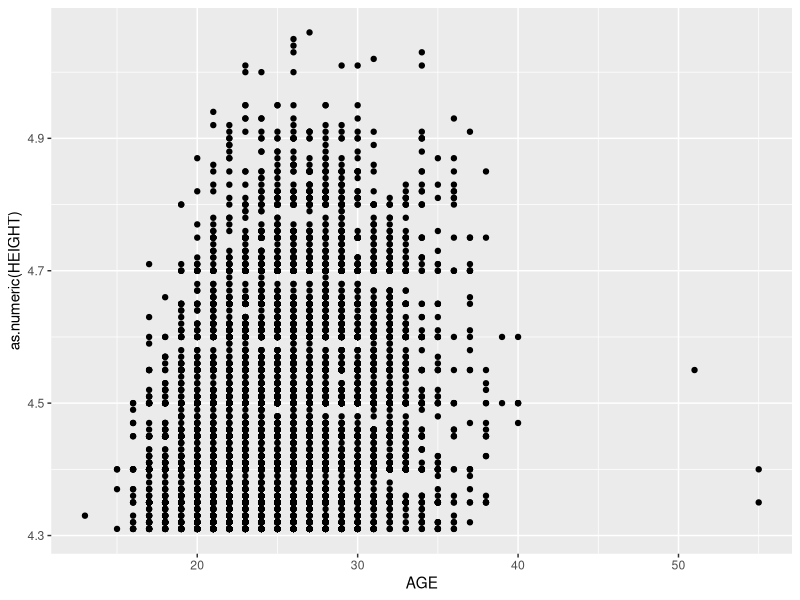
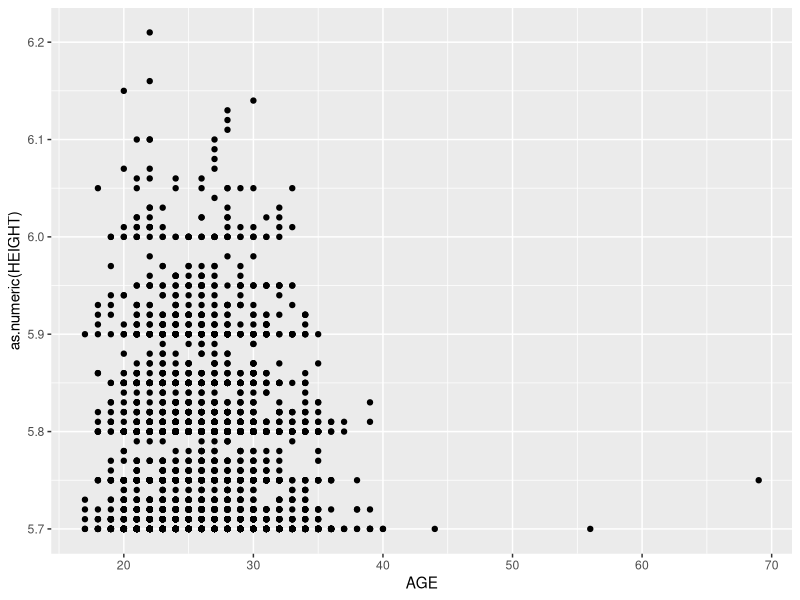
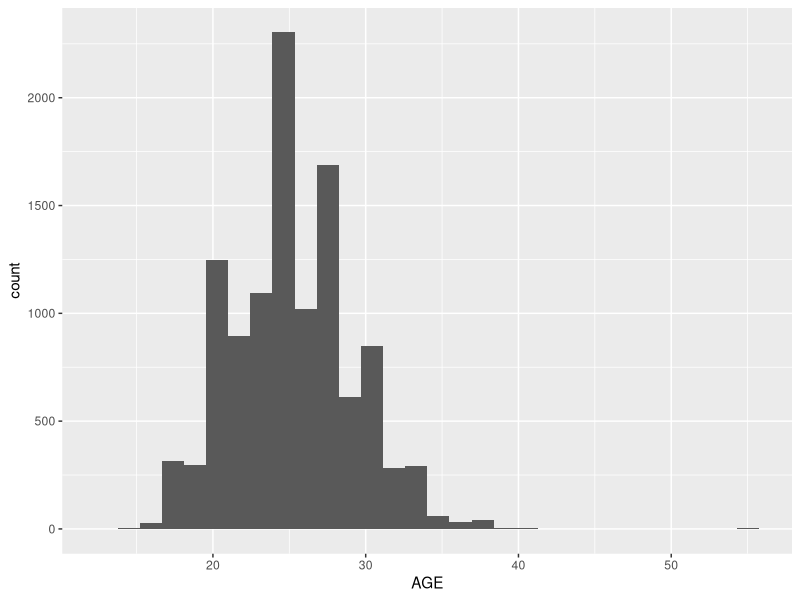
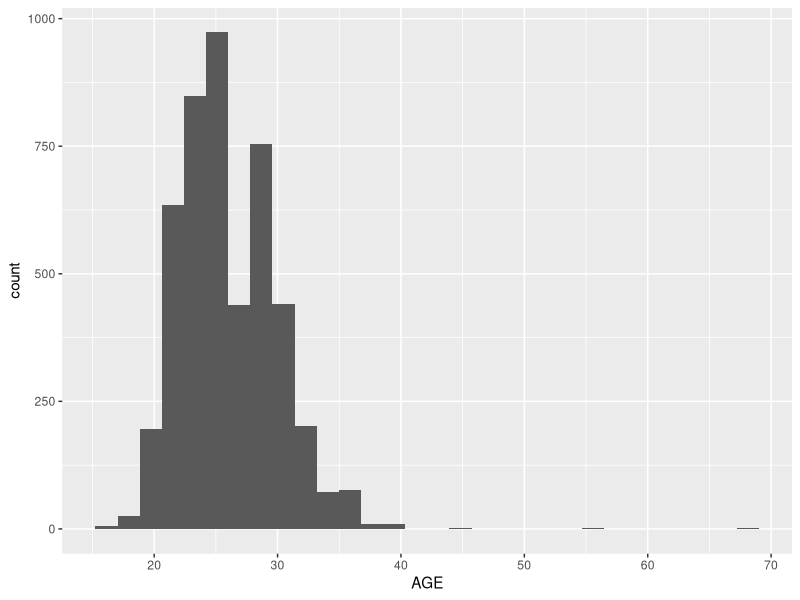
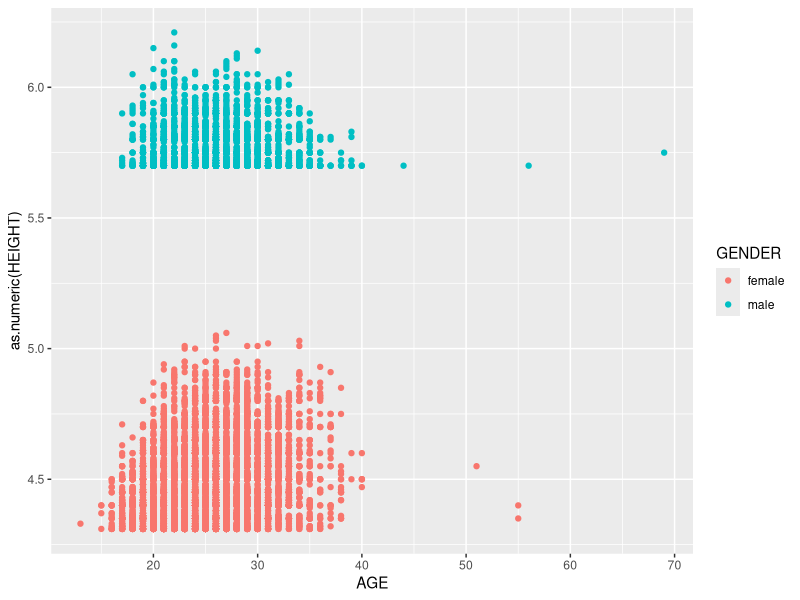
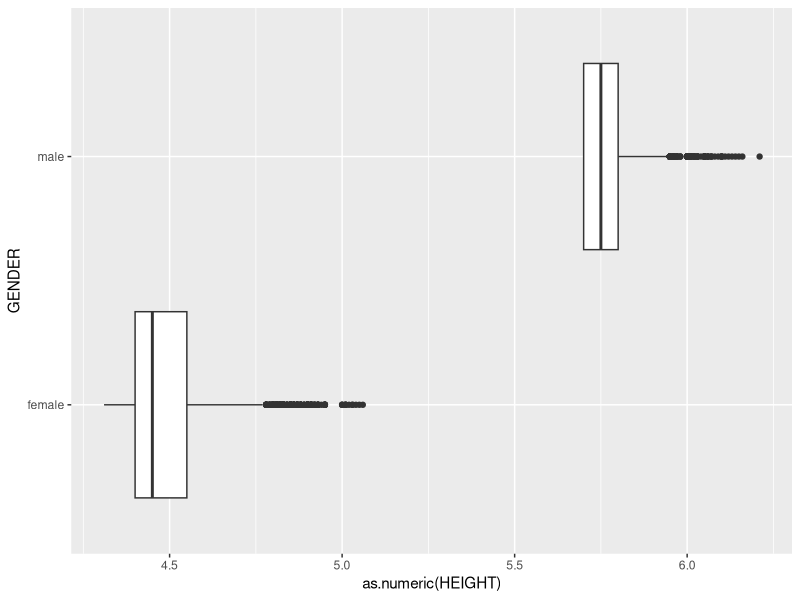

These figures' R source, in order:
## ---- chunk 1
knitr::opts_chunk$set(echo = TRUE)
## ---- chunk 2
library(tidyverse)
library(readr)
library(dplyr)
womensPoleVault <- read.table("womenspolevault.txt", sep = '%', quote = "\"")
mensPoleVault <- read.table("menspolevault.txt", sep = '%', quote = "\"")
## ---- chunk 3
newWomens <- tidyr::separate(womensPoleVault, V1, c('EMPTY', 'RANK', 'HEIGHT', 
  'NAME', 'COUNTRY', 'BIRTHDATE', 'NUM', 'LOCATION', 'DATE'), sep = "\\s{2,}", ) %>%
  select(-EMPTY)
head(newWomens)

newMens <- tidyr::separate(mensPoleVault, V1, c('EMPTY', 'RANK', 'HEIGHT', 
  'NAME', 'COUNTRY', 'BIRTHDATE', 'NUM', 'LOCATION', 'DATE'), sep = "\\s{2,}", ) %>%
  select(-EMPTY)
head(newMens)
## ---- chunk 4
womensSimplified <- newWomens %>% select(DATE, BIRTHDATE, HEIGHT, NAME, COUNTRY) %>% drop_na(DATE, BIRTHDATE, HEIGHT, NAME, COUNTRY)

mensSimplified <- newMens %>% select(DATE, BIRTHDATE, HEIGHT, NAME, COUNTRY) %>% drop_na(DATE, BIRTHDATE, HEIGHT, NAME, COUNTRY) 
## ---- chunk 5
womenRevised <- womensSimplified %>% mutate(YEAR = substr(DATE, 7, 10)) %>% 
  mutate(BIRTHYEAR = substr(BIRTHDATE, 7, 10))
womenRevised$YEAR <- as.numeric(as.character(womenRevised$YEAR))
womenRevised$BIRTHYEAR <- as.numeric(as.character(womenRevised$BIRTHYEAR))
sapply(womenRevised, class)

menRevised <- mensSimplified %>% mutate(YEAR = substr(DATE, 7, 10)) %>% 
  mutate(BIRTHYEAR = substr(BIRTHDATE, 7, 10))
menRevised$YEAR <- as.numeric(as.character(menRevised$YEAR))
menRevised$BIRTHYEAR <- as.numeric(as.character(menRevised$BIRTHYEAR))
sapply(menRevised, class)
## ---- chunk 6
library(lubridate)
womenBirthdate <- parse_date_time2(womenRevised$BIRTHDATE, 'dmy', cutoff_2000 = 5)
womenDate <- parse_date_time2(womenRevised$DATE, 'dmY', cutoff_2000 = 20)
womenDifference <- difftime(womenDate, womenBirthdate, units = 'weeks')
womenAge <- as.integer(womenDifference/52)
womenPlot <- womenRevised %>% mutate(AGE = womenAge)

menBirthdate <- parse_date_time2(menRevised$BIRTHDATE, 'dmy', cutoff_2000 = 5)
menDate <- parse_date_time2(menRevised$DATE, 'dmY', cutoff_2000 = 20)
menDifference <- difftime(menDate, menBirthdate, units = 'weeks')
menAge <- as.integer(menDifference/52)
menPlot <- menRevised %>% mutate(AGE = menAge)
View(menPlot)

## ---- chunk 7
womenPlot$HEIGHT <- gsub('A','', womenPlot$HEIGHT)

menPlot$HEIGHT <- gsub('A', '', menPlot$HEIGHT)
## ---- chunk 8
library(ggplot2)
womens <- ggplot(womenPlot, aes(x = AGE, y = as.numeric(HEIGHT))) + geom_point()
womens

mens <- ggplot(menPlot, aes(x = AGE, y = as.numeric(HEIGHT))) + geom_point()
mens

womensAge <- ggplot(womenPlot, aes(x = AGE)) + geom_histogram()
womensAge

mensAge <- ggplot(menPlot, aes(x = AGE)) + geom_histogram()
mensAge
## ---- chunk 9
womenCombine <- womenPlot %>% mutate(GENDER = 'female')

menCombine <- menPlot %>% mutate(GENDER = 'male')

finalPlot <- add_row(womenCombine, menCombine)
finalPlot

plot <- ggplot(finalPlot, aes(x = AGE, y = as.numeric(HEIGHT), color = GENDER)) + geom_point()
plot
## ---- chunk 10
boxPlot <- ggplot(finalPlot, aes(x = as.numeric(HEIGHT), y = GENDER)) + geom_boxplot()
boxPlot
## ---- chunk 11
womenResult <- median(as.integer(womenPlot$HEIGHT))
womenResult

menResult <- median(as.integer(menPlot$HEIGHT))
menResult
